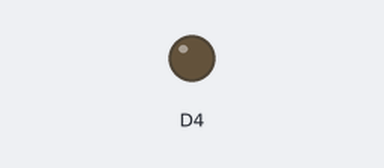
A sketch run on a simulated ESP8266 (NodeMCU). Shown: output pins drawn as LEDs (lit = HIGH).

Above: at 0.75 s.
At 10.5 s:
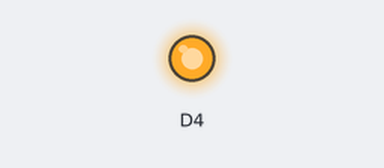
Timing chart, 0 to 14.3 s (numbered marks = the images above):
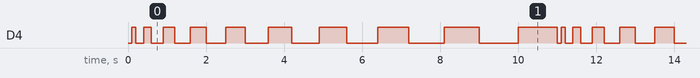

The sketch:

loopBlink.ino
```cpp
void setup() {
  // put your setup code here, to run once:
pinMode(D4,OUTPUT);
}

void loop() {

  // put your main code here, to run repeatedly:
  int i=100;
  for(int a=0;a<10;a++)
  {
    digitalWrite(D4,0);
    delay(i);
    digitalWrite(D4,1);
    delay(i);
    i=i+100;
    }
}
```

Measured:
- by itself, D4: repeats every 11.0 s: LOW 0.20 s, HIGH 0.20 s, LOW 0.30 s, HIGH 0.30 s, LOW 0.40 s, HIGH 0.40 s, LOW 0.50 s, HIGH 0.50 s, LOW 0.60 s, HIGH 0.60 s, LOW 0.70 s, HIGH 0.70 s, LOW 0.80 s, HIGH 0.80 s, LOW 0.90 s, HIGH 0.90 s, LOW 1.0 s, HIGH 1.0 s, LOW 0.10 s, HIGH 0.10 s
- by itself, everything shown: repeats every 11.0 s, in 18 steps
